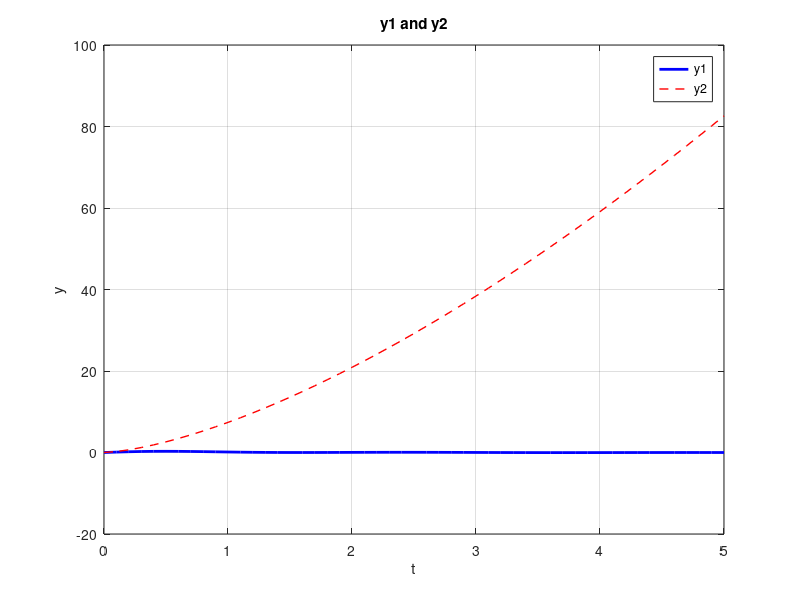
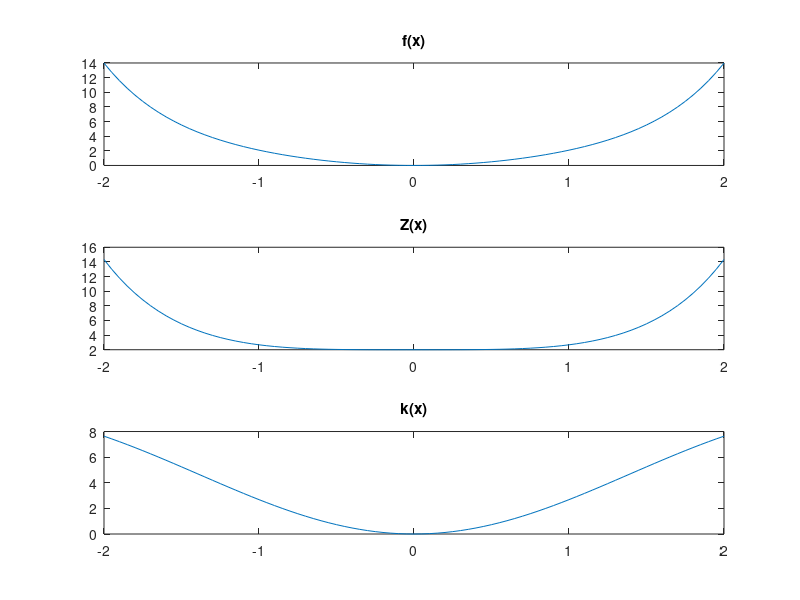
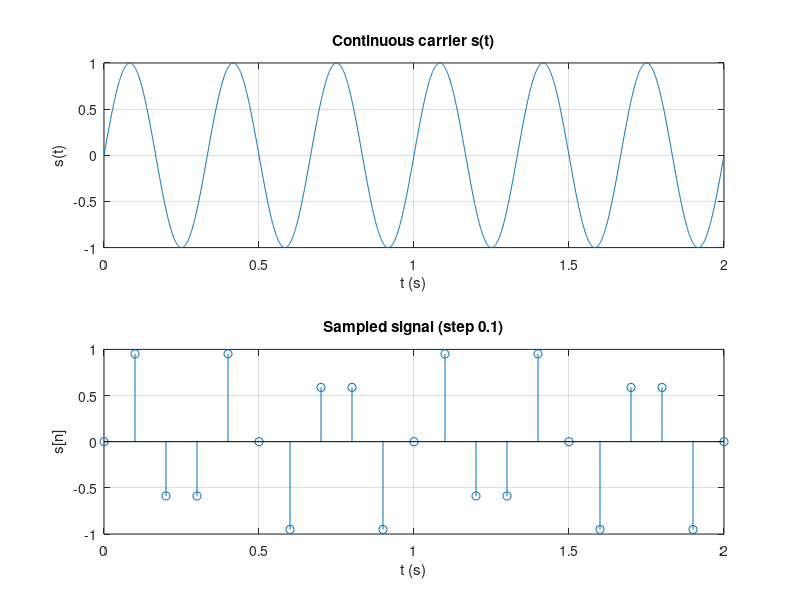

MATLAB code to generate these figures, in order:
% Q16 - 2D plots
clc; clear; close all;
% a) y1 and y2 in one figure
t = 0:0.1:5;
y1 = sin(t).*cos(t).^2./(t.^2 + 1);
y2 = sqrt(t.^3)*exp(2);
figure(1)
plot(t, y1, 'b', 'LineWidth', 2); hold on
plot(t, y2, 'r--', 'LineWidth', 1);
legend('y1','y2'); title('y1 and y2');
xlabel('t'); ylabel('y'); grid on

% b) three panels
x = -2:0.05:2;
f = sin(x).^2 + sinh(x).^2;
Z = cos(x).^2 + cosh(x).^2;
k = x.^2 + 2*x.*sin(x);
figure(2)
subplot(3,1,1); plot(x, f); title('f(x)');
subplot(3,1,2); plot(x, Z); title('Z(x)');
subplot(3,1,3); plot(x, k); title('k(x)');

% c) carrier wave and sampling
tc = 0:0.001:2;
sc = sin(2*pi*3*tc);
ts = 0:0.1:2;
ss = sin(2*pi*3*ts);
figure(3)
subplot(2,1,1); plot(tc, sc); title('Continuous carrier s(t)');
xlabel('t (s)'); ylabel('s(t)'); grid on
subplot(2,1,2); stem(ts, ss); title('Sampled signal (step 0.1)');
xlabel('t (s)'); ylabel('s[n]'); grid on
